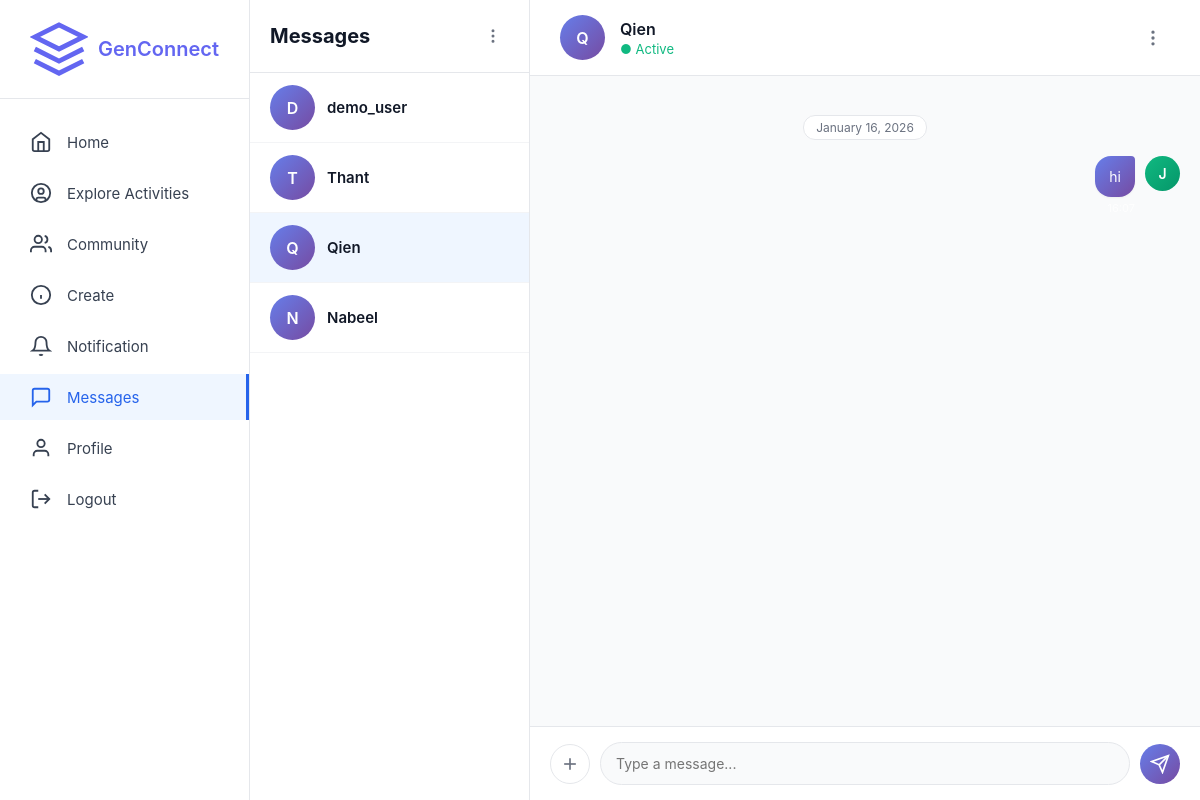
Screenshot of /messages/2 (signed in) with the database file from the repository.
### app.py (models this page shows, shortened)
class User(db.Model):
    __tablename__ = 'users'
    id = db.Column(db.Integer, primary_key=True)
    username = db.Column(db.String(80), unique=True, nullable=False)
    email = db.Column(db.String(120), unique=True, nullable=False)
    password_hash = db.Column(db.String(255), nullable=False)
    bio = db.Column(db.Text, nullable=True)
    interests = db.Column(db.String(255), nullable=True)
    profile_picture = db.Column(db.String(255), default='default.jpg')
    banner_image = db.Column(db.String(255), default='default_banner.jpg')
    member_type = db.Column(db.String(50), default='Youth Member')
    created_at = db.Column(db.DateTime, default=datetime.utcnow)
    posts = db.relationship('Post', backref='author', lazy=True, cascade='all, delete-orphan')
    comments = db.relationship('Comment', backref='author', lazy=True, cascade='all, delete-orphan')
    likes = db.relationship('Like', backref='user', lazy=True, cascade='all, delete-orphan')
    followers = db.relationship(
        'Follow',
        foreign_keys='Follow.followed_id',
        backref='followed_user',
        lazy='dynamic',
        cascade='all, delete-orphan'
    )
    following = db.relationship(
        'Follow',
        foreign_keys='Follow.follower_id',
        backref='follower_user',
        lazy='dynamic',
        cascade='all, delete-orphan'
    )
    community_memberships = db.relationship('CommunityMember', backref='user', lazy=True, cascade='all, delete-orphan')
    sent_messages = db.relationship(
        'Message',
        foreign_keys='Message.sender_id',
        backref='sender',
        lazy='dynamic',
        cascade='all, delete-orphan'
    )
    received_messages = db.relationship(
        'Message',
        foreign_keys='Message.receiver_id',
        backref='receiver',
        lazy='dynamic',
        cascade='all, delete-orphan'
    )
    contacts_initiated = db.relationship(
        'Contact',
        foreign_keys='Contact.user_id',
        backref='user',
        lazy='dynamic',
        cascade='all, delete-orphan'
    )
    contacts_received = db.relationship(
        'Contact',
        foreign_keys='Contact.contact_user_id',
        backref='contact_user',
        lazy='dynamic',
        cascade='all, delete-orphan'
    )
    def get_contacts(self):
        contacts = Contact.query.filter(
            or_(
                and_(Contact.user_id == self.id, Contact.status == 'accepted'),
                and_(Contact.contact_user_id == self.id, Contact.status == 'accepted')
            )
        ).all()
        contact_users = []
        for contact in contacts:
            if contact.user_id == self.id:
                contact_users.append(contact.contact_user)
            else:
                contact_users.append(contact.user)
        return contact_users

class Message(db.Model):
    __tablename__ = 'messages'
    id = db.Column(db.Integer, primary_key=True)
    sender_id = db.Column(db.Integer, db.ForeignKey('users.id'), nullable=False)
    receiver_id = db.Column(db.Integer, db.ForeignKey('users.id'), nullable=False)
    content = db.Column(db.Text, nullable=False)
    is_read = db.Column(db.Boolean, default=False)
    created_at = db.Column(db.DateTime, default=datetime.utcnow)
    updated_at = db.Column(db.DateTime, default=datetime.utcnow, onupdate=datetime.utcnow)

### app.py (the view)
@app.route('/messages/<int:contact_id>')
def message_thread(contact_id):
    if 'user_id' not in session:
        return redirect(url_for('login'))
    current_user = User.query.get_or_404(session['user_id'])
    contact = User.query.get_or_404(contact_id)
    messages = Message.query.filter(
        or_(
            and_(Message.sender_id == current_user.id, Message.receiver_id == contact.id),
            and_(Message.sender_id == contact.id, Message.receiver_id == current_user.id)
        )
    ).order_by(Message.created_at.asc()).all()
    for msg in messages:
        if msg.receiver_id == current_user.id and not msg.is_read:
            msg.mark_as_read()
    contacts = current_user.get_contacts()
    return render_template('message_thread.html',
                         contact=contact,
                         messages=messages,
                         contacts=contacts,
                         current_user=current_user)

### templates/message_thread.html (shortened to what this page needs)
<!DOCTYPE html>
<html lang="en">
<head>
</head>
<body>
<div class="container">
    <aside class="sidebar">
        <div class="sidebar-logo">
            <a href="/" class="logo">
                <svg viewBox="0 0 24 24" fill="none" stroke="currentColor" stroke-width="2">
                    <path d="M12 2L2 7l10 5 10-5-10-5z"/>
                    <path d="M2 17l10 5 10-5"/>
                    <path d="M2 12l10 5 10-5"/>
                </svg>
                <span>GenConnect</span>
            </a>
        </div>
        <ul class="sidebar-nav">
            <li>
                <a href="/home">
                    <svg viewBox="0 0 24 24" fill="none" stroke="currentColor" stroke-width="2">
                        <path d="m3 9 9-7 9 7v11a2 2 0 0 1-2 2H5a2 2 0 0 1-2-2z"/>
                        <polyline points="9 22 9 12 15 12 15 22"/>
                    </svg>
                    <span>Home</span>
                </a>
            </li>
            <li>
                <a href="#">
                    <svg viewBox="0 0 24 24" fill="none" stroke="currentColor" stroke-width="2">
                        <circle cx="12" cy="12" r="10"/>
                        <circle cx="12" cy="10" r="3"/>
                        <path d="M7 20.662V19a2 2 0 0 1 2-2h6a2 2 0 0 1 2 2v1.662"/>
                    </svg>
                    <span>Explore Activities</span>
                </a>
            </li>
            <li>
                <a href="#">
                    <svg viewBox="0 0 24 24" fill="none" stroke="currentColor" stroke-width="2">
                        <path d="M17 21v-2a4 4 0 0 0-4-4H5a4 4 0 0 0-4 4v2"/>
                        <circle cx="9" cy="7" r="4"/>
                        <path d="M23 21v-2a4 4 0 0 0-3-3.87"/>
                        <path d="M16 3.13a4 4 0 0 1 0 7.75"/>
                    </svg>
                    <span>Community</span>
                </a>
            </li>
            <li>
                <a href="#">
                    <svg viewBox="0 0 24 24" fill="none" stroke="currentColor" stroke-width="2">
                        <circle cx="12" cy="12" r="10"/>
                        <line x1="12" y1="16" x2="12" y2="12"/>
                        <line x1="12" y1="8" x2="12.01" y2="8"/>
                    </svg>
                    <span>Create</span>
                </a>
            </li>
            <li>
                <a href="#">
                    <svg viewBox="0 0 24 24" fill="none" stroke="currentColor" stroke-width="2">
                        <path d="M18 8A6 6 0 0 0 6 8c0 7-3 9-3 9h18s-3-2-3-9"/>
                        <path d="M13.73 21a2 2 0 0 1-3.46 0"/>
                    </svg>
                    <span>Notification</span>
                </a>
            </li>
            <li>
                <a href="/messages" class="active">
                    <svg viewBox="0 0 24 24" fill="none" stroke="currentColor" stroke-width="2">
                        <path d="M21 15a2 2 0 0 1-2 2H7l-4 4V5a2 2 0 0 1 2-2h14a2 2 0 0 1 2 2z"/>
                    </svg>
                    <span>Messages</span>
                </a>
            </li>
            <li>
                <a href="/profile">
                    <svg viewBox="0 0 24 24" fill="none" stroke="currentColor" stroke-width="2">
                        <path d="M20 21v-2a4 4 0 0 0-4-4H8a4 4 0 0 0-4 4v2"/>
                        <circle cx="12" cy="7" r="4"/>
                    </svg>
                    <span>Profile</span>
                </a>
            </li>
            <li>
                <a href="/logout">
                    <svg viewBox="0 0 24 24" fill="none" stroke="currentColor" stroke-width="2">
                        <path d="M9 21H5a2 2 0 0 1-2-2V5a2 2 0 0 1 2-2h4"/>
                        <polyline points="16 17 21 12 16 7"/>
                        <line x1="21" y1="12" x2="9" y2="12"/>
                    </svg>
                    <span>Logout</span>
                </a>
            </li>
        </ul>
    </aside>
    <div class="messages-container">
        <div class="conversations-sidebar">
            <div class="conversations-header">
                <h2>Messages</h2>
                <div class="header-actions">
                    <div class="header-icon" id="conversationMenuBtn" title="More Options">
                        <svg width="18" height="18" viewBox="0 0 24 24" fill="none" stroke="currentColor" stroke-width="2">
                            <circle cx="12" cy="12" r="1"/>
                            <circle cx="12" cy="5" r="1"/>
                            <circle cx="12" cy="19" r="1"/>
                        </svg>
                    </div>
                </div>
            </div>
            <div class="conversations-list">
                {% for c in contacts %}
                <a href="/messages/{{ c.id }}" class="conversation-item {% if c.id == contact.id %}active{% endif %}">
                    <div class="conversation-avatar">{{ c.username[0].upper() }}</div>
                    <div class="conversation-name">{{ c.username }}</div>
                </a>
                {% endfor %}
            </div>
        </div>
        <div class="chat-area">
            <div class="chat-header">
                <div class="chat-header-info">
                    <div class="chat-avatar">{{ contact.username[0].upper() }}</div>
                    <div class="chat-user-info">
                        <h3>{{ contact.username }}</h3>
                        <p>● Active</p>
                    </div>
                </div>
                <div class="chat-actions">
                    <div class="action-icon" id="moreOptionsBtn" title="More Options">
                        <svg width="20" height="20" viewBox="0 0 24 24" fill="none" stroke="currentColor" stroke-width="2">
                            <circle cx="12" cy="12" r="1"/>
                            <circle cx="12" cy="5" r="1"/>
                            <circle cx="12" cy="19" r="1"/>
                        </svg>
                    </div>
                </div>
            </div>
            <div class="messages-area" id="messagesArea">
                {% if messages %}
                    {% set ns = namespace(current_date='') %}
                    {% for message in messages %}
                        {% set msg_date = message.created_at.strftime('%Y-%m-%d') %}
                        {% if msg_date != ns.current_date %}
                            <div class="date-divider">
                                <span>{{ message.created_at.strftime('%B %d, %Y') }}</span>
                            </div>
                            {% set ns.current_date = msg_date %}
                        {% endif %}
                        <div class="message {% if message.sender_id == current_user.id %}sent{% endif %}" data-message-id="{{ message.id }}">
                            <div class="message-avatar">{{ message.sender.username[0].upper() }}</div>
                            <div class="message-content">
                                <div class="message-bubble">
                                    <div class="message-text" data-content="{{ message.id }}">{{ message.content }}</div>
                                </div>
                                <div class="message-meta">
                                    <span>{{ message.created_at.strftime('%H:%M') }}</span>
                                </div>
                            </div>
                        </div>
                    {% endfor %}
                {% else %}
                    <div style="text-align: center; padding: 40px; color: #9ca3af;">
                        No messages yet. Start the conversation!
                    </div>
                {% endif %}
            </div>
            <div class="message-input-area">
                <form id="messageForm" class="message-input-container" enctype="multipart/form-data">
                    <button type="button" class="attachment-button" onclick="document.getElementById('fileInput').click()">
                        <svg width="20" height="20" viewBox="0 0 24 24" fill="none" stroke="currentColor" stroke-width="2">
                            <line x1="12" y1="5" x2="12" y2="19"/>
                            <line x1="5" y1="12" x2="19" y2="12"/>
                        </svg>
                    </button>
                    <div class="input-wrapper">
                        <textarea id="messageInput" name="content" placeholder="Type a message..." rows="1"></textarea>
                    </div>
                    <button type="submit" class="send-button">
                        <svg width="20" height="20" viewBox="0 0 24 24" fill="none" stroke="currentColor" stroke-width="2">
                            <line x1="22" y1="2" x2="11" y2="13"/>
                            <polygon points="22 2 15 22 11 13 2 9 22 2"/>
                        </svg>
                    </button>
                </form>
            </div>
        </div>
    </div>
</div>
</body>
</html>

### rows the page displays
User: username "D", username "demo_user"
User: username "T", username "Thant"
User: username "Q", username "Qien"
User: username "N", username "Nabeel"
Message: created_at "January 16, 2026", sender "J", content "hi"
